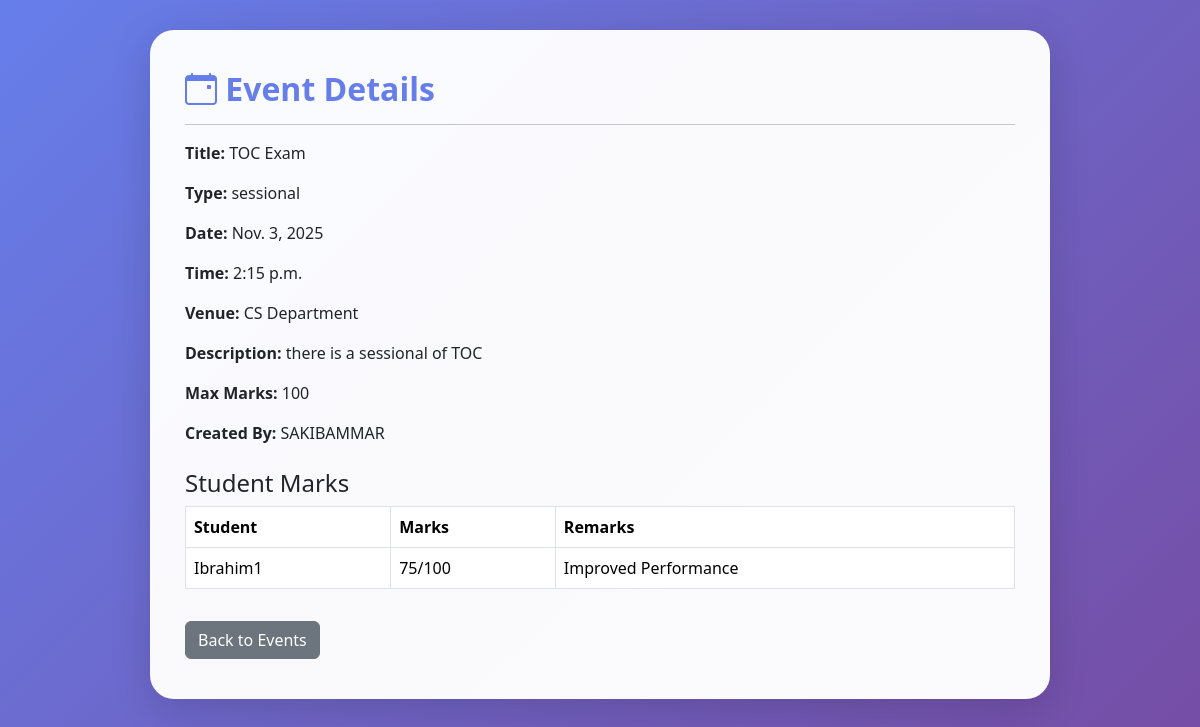
The app's page /events/2/ (signed in) with its own data.
### core/models.py (models this page shows, shortened)
class Event(models.Model):
    EVENT_TYPE_CHOICES = (
        ('sessional', 'Sessional Exam'),
        ('assignment', 'Assignment'),
        ('project', 'Project'),
        ('quiz', 'Quiz'),
        ('workshop', 'Workshop'),
    )
    title = models.CharField(max_length=200)
    event_type = models.CharField(max_length=200, choices=EVENT_TYPE_CHOICES, default='sessional')
    date = models.DateField()
    time = models.TimeField(blank=True, null=True)
    venue = models.CharField(max_length=200, blank=True)
    description = models.TextField()
    max_marks = models.IntegerField(default=100)
    created_by = models.ForeignKey(User, on_delete=models.CASCADE, related_name='created_events')
    assigned_students = models.ManyToManyField(
        User,
        related_name='assigned_events',
        blank=True,
        limit_choices_to={'role': 'student'}
    )
    created_at = models.DateTimeField(auto_now_add=True)
    updated_at = models.DateTimeField(auto_now=True)
    class Meta:
        ordering = ['-date']

class User(AbstractUser):
    ROLE_CHOICES = (
        ('admin', 'Admin'),
        ('faculty', 'Faculty'),
        ('student', 'Student'),
    )
    role = models.CharField(max_length=10, choices=ROLE_CHOICES, default='student')
    phone = models.CharField(max_length=15, blank=True, null=True)
    enrollment_no = models.CharField(max_length=20, blank=True, null=True)
    department = models.CharField(max_length=100, blank=True, null=True)

class SessionalMark(models.Model):
    student = models.ForeignKey(User, on_delete=models.CASCADE, related_name="marks")
    event = models.ForeignKey(Event, on_delete=models.CASCADE, related_name="marks")
    marks_obtained = models.IntegerField()
    remarks = models.TextField(blank=True)
    entered_by = models.ForeignKey(User, on_delete=models.CASCADE, related_name='entered_marks')
    entered_at = models.DateTimeField(auto_now_add=True)
    updated_at = models.DateTimeField(auto_now=True)
    class Meta:
        unique_together = ('student', 'event')
        ordering = ['-entered_at']

### core/views.py (the view)
# urls.py: path('events/<int:pk>/', views.event_detail, name='event_detail'),
@login_required
def event_detail(request, pk):
    event = get_object_or_404(Event, pk=pk)
    marks = SessionalMark.objects.filter(event=event).select_related('student')
    return render(request, 'event_detail.html', {'event': event, 'marks': marks})

### core/templates/event_detail.html (shortened to what this page needs)
<!DOCTYPE html>
<html lang="en">
<head>
  <link href="https://cdn.jsdelivr.net/npm/bootstrap@5.3.2/dist/css/bootstrap.min.css" rel="stylesheet">
  <link href="https://cdnjs.cloudflare.com/ajax/libs/bootstrap-icons/1.10.5/font/bootstrap-icons.min.css" rel="stylesheet">
</head>
<body>
  <div class="container-box">
    <h2><i class="bi bi-calendar-event"></i> Event Details</h2>
    <hr>
    <p><strong>Title:</strong> {{ event.title }}</p>
    <p><strong>Type:</strong> {{ event.event_type }}</p>
    <p><strong>Date:</strong> {{ event.date }}</p>
    <p><strong>Time:</strong> {{ event.time|default:"N/A" }}</p>
    <p><strong>Venue:</strong> {{ event.venue }}</p>
    <p><strong>Description:</strong> {{ event.description }}</p>
    <p><strong>Max Marks:</strong> {{ event.max_marks }}</p>
    <p><strong>Created By:</strong> {{ event.created_by.username }}</p>
    <h4 class="mt-4">Student Marks</h4>
    <table class="table table-bordered">
      <thead>
        <tr><th>Student</th><th>Marks</th><th>Remarks</th></tr>
      </thead>
      <tbody>
        {% for mark in marks %}
          <tr>
            <td>{{ mark.student.username }}</td>
            <td>{{ mark.marks_obtained }}/{{ event.max_marks }}</td>
            <td>{{ mark.remarks }}</td>
          </tr>
        {% empty %}
          <tr><td colspan="3" class="text-center">No marks entered yet.</td></tr>
        {% endfor %}
      </tbody>
    </table>
    <a href="{% url 'event_list' %}" class="btn btn-secondary mt-3">Back to Events</a>
  </div>
</body>
</html>

### core/templates/event_detail.html (style rules this page uses)
body { background: linear-gradient(135deg, #667eea 0%, #764ba2 100%); min-height: 100vh; }
.container-box { background: rgba(255,255,255,0.97); border-radius: 24px; box-shadow: 0 10px 40px rgba(0,0,0,0.15); padding: 40px 35px; margin: 30px auto; max-width: 900px; }
h2 { color: #667eea; font-weight: 700; }

### records on screen
Event: title "TOC Exam", event_type "sessional", date "Nov. 3, 2025", time "2:15 p.m.", venue "CS Department", description "there is a sessional of TOC", max_marks "100", created_by.username "SAKIBAMMAR"
SessionalMark: student.username "Ibrahim1", marks_obtained "75", remarks "Improved Performance"
